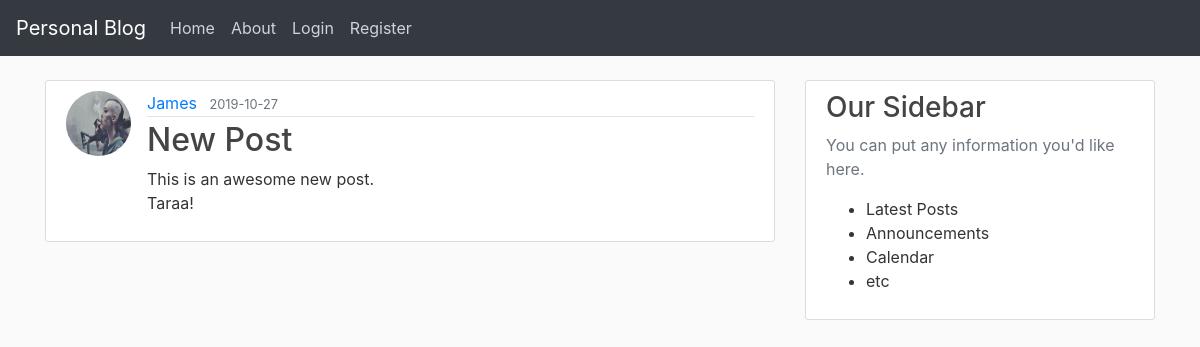
/post/1, run on the app's committed database.
### flaskblog/models.py (models this page shows, shortened)
class User(db.Model,UserMixin):
    id = db.Column(db.Integer, primary_key=True)
    username = db.Column(db.String(80), unique=True, nullable=False)
    email = db.Column(db.String(120), unique=True, nullable=False)
    image_file = db.Column(db.String(20),nullable=False,default='default.jpg')
    password = db.Column(db.String(60),nullable=False)
    posts = db.relationship('Post',backref='author',lazy=True)

class Post(db.Model):
  id = db.Column(db.Integer, primary_key=True)
  title = db.Column(db.String(100),nullable=False)
  date_posted = db.Column(db.DateTime,nullable=False,default=datetime.utcnow)
  content = db.Column(db.Text,nullable=False)
  user_id = db.Column(db.Integer,db.ForeignKey('user.id'),nullable=False)

### flaskblog/routes.py (the view)
@app.route('/post/<int:post_id>')
def post(post_id):
    post = Post.query.get_or_404(post_id)
    return render_template('post.html',title=post.title,post=post)

### flaskblog/templates/post.html
{% extends 'layout.html' %}
{% block content %}
  <article class="media content-section">
    <img src="{{ url_for('static',filename='profile_pics/' + post.author.image_file) }}" alt="user profile image"
      class="rounded-circle article-img">
    <div class="media-body">
      <div class="article-metadata">
        <a href="#" class="mr-2">{{ post.author.username }}</a>
        <small class="text-muted">{{ post.date_posted.strftime('%Y-%m-%d') }}</small>
      </div>
      <h2 class="article-title">{{ post.title }}</h2>
      <p class="article-content">{{ post.content }}</p>
    </div>
  </article>
{% endblock content %}

### flaskblog/static/main.css (style rules this page uses)
body { background: #fafafa; color: #333333; margin-top: 5rem; }
h1, h2, h3, h4, h5, h6 { color: #444444; }
.content-section { background: #ffffff; padding: 10px 20px; border: 1px solid #dddddd; border-radius: 3px; margin-bottom: 20px; }
.article-title { color: #444444; }
.article-content { white-space: pre-line; }
.article-img { height: 65px; width: 65px; margin-right: 16px; }
.article-metadata { padding-bottom: 1px; margin-bottom: 4px; border-bottom: 1px solid #e3e3e3; }

### data on the page
User: image_file (picture), author.username "James"
Post: date_posted "2019-10-27", title "New Post", content "This is an awesome new post. Taraa!"
